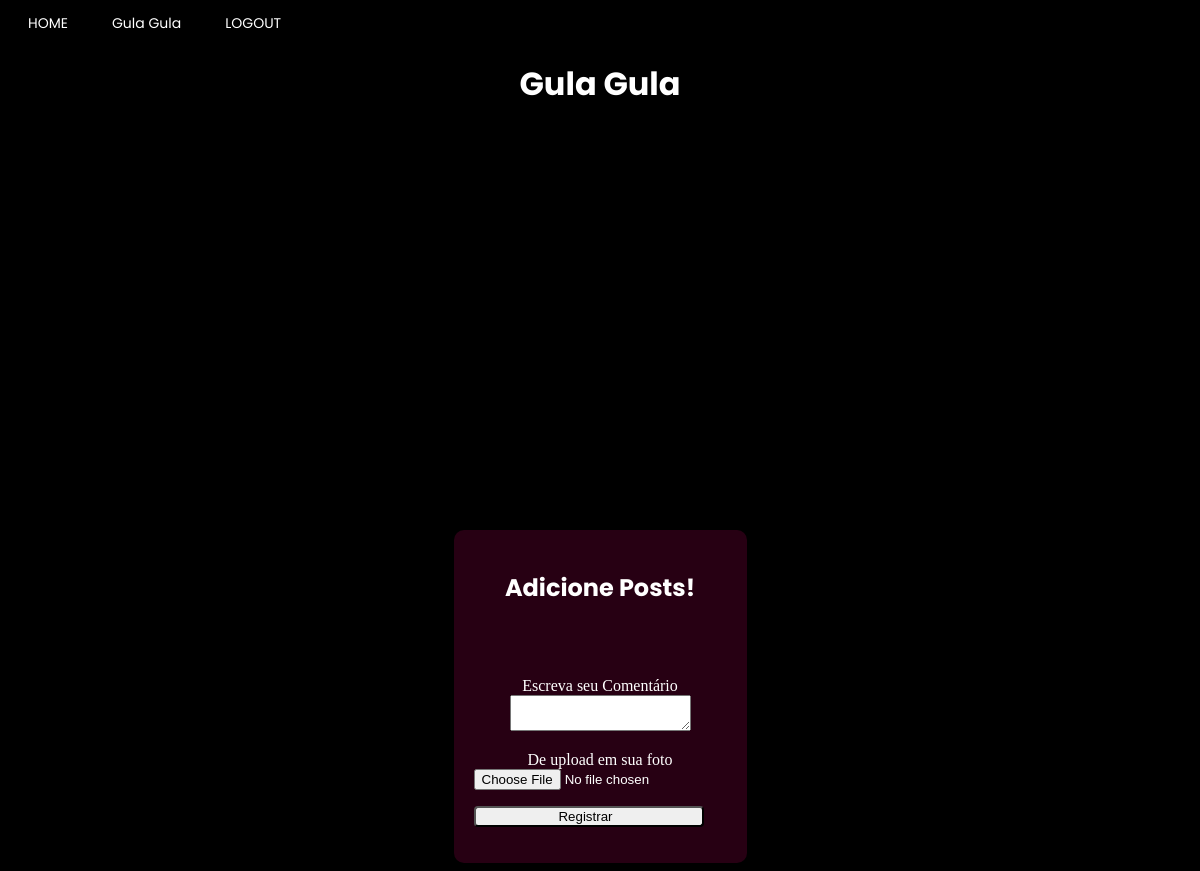
Before: /enterprise_page/Gula Gula (signed in) with the older database file.
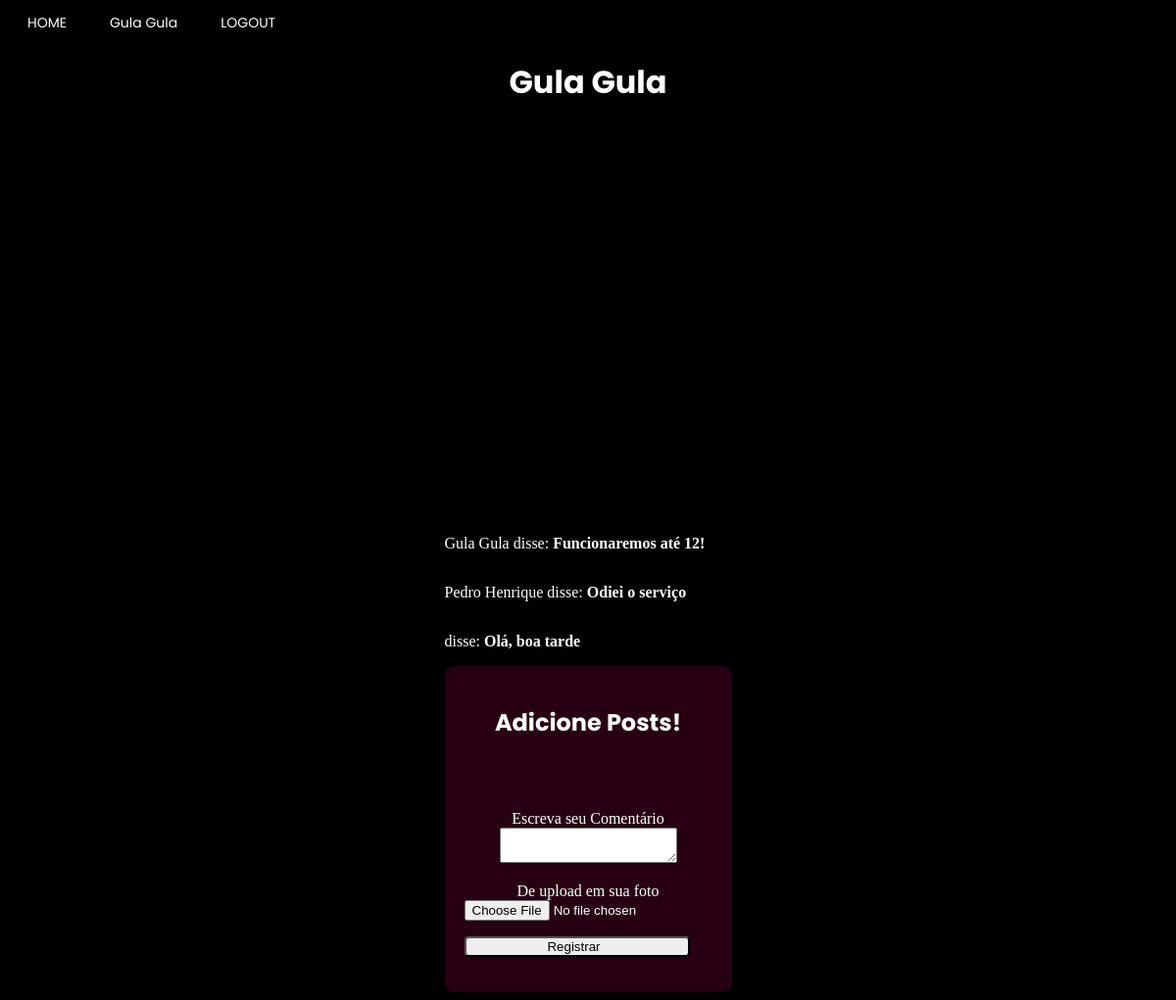
After: the same page with the newer database file.
### app/model.py (models this page shows, shortened)
class empresa(UserMixin, db.Model):
    __tablename__ = "empresa"
    id = db.Column(db.Integer,primary_key=True)
    enterprise_name = db.Column(db.String(64), index=True, unique=True)
    email = db.Column(db.String(120), index=True, unique=True)
    password_hash = db.Column(db.String(120))
    city = db.Column(db.String(120))
    latitude = db.Column(db.Float)
    longitude = db.Column(db.Float)
    district = db.Column(db.String(50))
    street = db.Column(db.String(120))
    posts = db.relationship("Post", backref="enterprise")

class Post(db.Model):
    id = db.Column(db.Integer, primary_key=True)
    body = db.Column(db.String(140))
    image = db.Column(db.String(200))
    timestamp = db.Column(db.Integer, index=True)
    empresa_id = db.Column(db.Integer, db.ForeignKey('empresa.id'))
    author_id = db.Column(db.Integer())

class usuario(UserMixin, db.Model):
    __tablename__ = "usuario"
    id = db.Column(db.Integer, primary_key=True)
    username = db.Column(db.String(64), index=True, unique=True)
    email = db.Column(db.String(120), index=True, unique=True)
    password_hash = db.Column(db.String(120))
    city = db.Column(db.String(120))
    district = db.Column(db.String(50))
    age = db.Column(db.Integer)

### app/routes.py (the view, shortened to what this page needs)
@app.route("/enterprise_page/<name>", methods=["POST", "GET"])
@login_required
def enterprise_page_specific(name):
    form = Comments()
    enterpriseS= empresa.query.filter_by(enterprise_name=name).first()
    return render_template('enterprise_page.html', title=name, css_file="enterprise_page.css",user=current_user, usuario=usuario, enterprise=empresa, posts=Post.query.filter_by(empresa_id=enterpriseS.id), form=form)

### app/forms.py
class Comments(FlaskForm):
    files = FileField("De upload em sua foto")
    text = TextAreaField("Escreva seu Comentário", validators=[DataRequired("Escreva seu comentário!")])
    submit = SubmitField("Registrar")

### app/model.py (called while the page is built)
@login.user_loader
def load_user(id):
    if usuario.query.get(int(id)):
        load = usuario.query.get(int(id))
    else:
        load = empresa.query.get(int(id))
    return load

### app/templates/enterprise_page.html (shortened to what this page needs)
{% extends "base.html" %}
{% block content %}
<h1>{{title}}</h1>
<div id="map"></div>
<div class="alignment">
{% for post in posts%}
{% if usuario.query.filter_by(id = post.author_id).first().username %}
<div><p>{{ usuario.query.filter_by(id = post.author_id).first().username }} disse: <b>{{ post.body }}</b></p></div>
{% else %}
<div><p>{{ enterprise.query.filter_by(id = post.author_id).first().enterprise_name }} disse: <b>{{ post.body }}</b></p></div>
{% endif %}
{% endfor %}
<section class="container">
  {% if current_user.username %}
  <h1>Envie-nos seu feedback</h1><br><br>
  {% else %}
  <h1>Adicione Posts!</h1><br><br>
  {% endif %}
      <form action="{{url_for('enterprise_page_specific', name = title)}}", method='post', novalidate>
          <div class="inputs">
            <p>
                {{ form.text.label }}<br>
                {{ form.text(size=32) }}<br>
            </p>
            <p>
                {{ form.files.label }}<br>
                {{ form.files(size=32) }}<br>
            </p>
        </div>
        <p>{{ form.submit() }}</p>
      </form>
    </section>
</div>
{% endblock %}

### app/templates/base.html (shortened to what this page needs)
<!DOCTYPE html>
<html>
    <head>
        {% if css_file%}
            <link rel="stylesheet" type="text/css" href="{{ url_for('static', filename=css_file) }}">
        {% else %}
            <link rel="stylesheet" type="text/css" href="{{ url_for('static', filename='user_page.css') }}">
        {% endif %}
    </head>
    <body>
        <header class="menu">
            <a href="{{ url_for('main_page') }}" class="button">HOME</a>
            {% if user.is_authenticated %}
            {% if user.username %}
            <a href="{{ url_for('user_page')}}"class="button">{{user.username}}</a>
            {% else %}
            <a href="{{ url_for('enterprise_page_specific', name=user.enterprise_name)}}"class="button">{{user.enterprise_name}}</a>
            {% endif%}
            <a href="{{ url_for('logout') }}" class="button">LOGOUT</a>
            {% else %}
            <a href="{{ url_for('enterprise_register_page') }}" class="button">SEJA UM ANUNCIANTE</a>
            <a href="{{ url_for('user_register_page') }}" class="button">REGISTRO</a>
            <a href="{{ url_for('login_page') }}" class="button">LOGIN</a>
            {% endif %}
        </header>
        {% block content %}{% endblock %}
    </body>
</html>

### app/static/enterprise_page.css (style rules this page uses)
body { background: black; background-image: url("https://www.pixel4k.com/wp-content/uploads/2021/05/abstract-waving-4k_1620165379-1536x960.jpg"); background-repeat: no-repeat; background-size: 100%; }
p { color:white; }
h1 { color:white; font-family:Poppins; display:grid; align-items: center; justify-content: center; }
#map { height: 400px; width: 70%; border-radius: 8px; margin: auto; }
.alignment { display: grid; align-items: center; justify-content: center; }
section.container { background-color: rgba(87, 02, 43, 0.45); border-radius: 10px; align-items: center; justify-content: center; padding: 20px; }
.inputs input { outline: none; }
.inputs { margin: auto; text-align: center; }
.inputs input::placeholder { color: rgba(13, 0, 26, 0.8); }
form input[type=submit] { border-radius: 4px; padding-left: 0px; width: 230px; transition: all 0.3s ease; }

### app/static/base.css (style rules this page uses)
header.menu { align-items: left; justify-content: start; }
a.button { border: none; color: white; padding: 5px 20px; text-align: right; text-decoration: none; display: inline-block; font-size: 14px; z-index: 99; right: 30px; font-family:'Poppins'; }

Changed rows visible on the page:
added Post: empresa.query.filter_by "Gula Gula", body "Funcionaremos até 12!"
added Post: body "Odiei o serviço"
now on this page (row unchanged): usuario: query.filter_by "Pedro Henrique"
added Post: body "Olá, boa tarde"
